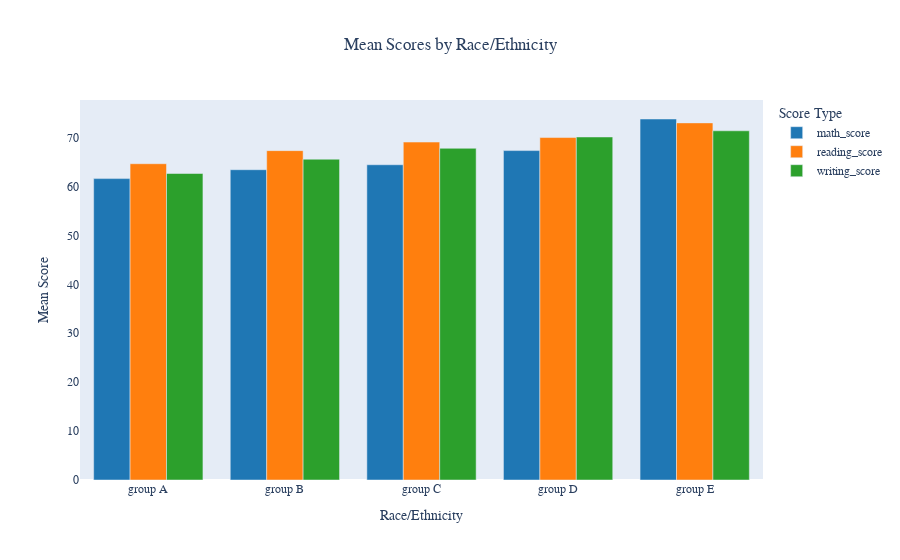

Notebook code cell kept with this figure:
### Markdown cell above
## **Fun Fact:**
>**Girl power dominates across all groups except for D and E! 💁♀️🌟 In those two groups, the boys take the lead with a greater number of male students compared to females. Looks like D and E are the zones where the guys hold sway! 🚹👑**

### Code cell
import plotly.express as px

# Grouping the data by race_ethnicity and calculating the mean of math, reading, and writing scores
grouped_df = df.groupby('race_ethnicity')[['math_score', 'reading_score', 'writing_score']].mean().reset_index()

# Melt the dataframe to long format for easier plotting
melted_df = pd.melt(grouped_df, id_vars='race_ethnicity', var_name='score_type', value_name='mean_score')

# Define color palette
colors = {'math_score': '#1f77b4', 'reading_score': '#ff7f0e', 'writing_score': '#2ca02c'}

# Using Plotly Express to create a grouped bar plot
fig = px.bar(melted_df, x='race_ethnicity', y='mean_score', color='score_type',
             title='Mean Scores by Race/Ethnicity',
             labels={'race_ethnicity': 'Race/Ethnicity', 'mean_score': 'Mean Score', 'score_type': 'Score Type'},
             barmode='group', color_discrete_map=colors)

# Customizing layout
fig.update_layout(
    xaxis=dict(title='Race/Ethnicity', showgrid=False),
    yaxis=dict(title='Mean Score', showgrid=False),
    legend_title='Score Type',
    title=dict(x=0.5),
    font=dict(family='Arial', size=12)
)

# Show the plot
fig.show()

### Figure 1 — Plotly figure (JSON) as saved in the notebook; plotly's stock layout.template omitted (floating-point values rounded to 4 significant figures)
{"data": [{"alignmentgroup": "True", "hovertemplate": "Score Type=math_score<br>Race/Ethnicity=%{x}<br>Mean Score=%{y}<extra></extra>", "legendgroup": "math_score", "marker": {"color": "#1f77b4", "pattern": {"shape": ""}}, "name": "math_score", "offsetgroup": "math_score", "orientation": "v", "showlegend": true, "textposition": "auto", "type": "bar", "x": ["group A", "group B", "group C", "group D", "group E"], "xaxis": "x", "y": [61.63, 63.45, 64.46, 67.36, 73.82], "yaxis": "y"}, {"alignmentgroup": "True", "hovertemplate": "Score Type=reading_score<br>Race/Ethnicity=%{x}<br>Mean Score=%{y}<extra></extra>", "legendgroup": "reading_score", "marker": {"color": "#ff7f0e", "pattern": {"shape": ""}}, "name": "reading_score", "offsetgroup": "reading_score", "orientation": "v", "showlegend": true, "textposition": "auto", "type": "bar", "x": ["group A", "group B", "group C", "group D", "group E"], "xaxis": "x", "y": [64.67, 67.35, 69.1, 70.03, 73.03], "yaxis": "y"}, {"alignmentgroup": "True", "hovertemplate": "Score Type=writing_score<br>Race/Ethnicity=%{x}<br>Mean Score=%{y}<extra></extra>", "legendgroup": "writing_score", "marker": {"color": "#2ca02c", "pattern": {"shape": ""}}, "name": "writing_score", "offsetgroup": "writing_score", "orientation": "v", "showlegend": true, "textposition": "auto", "type": "bar", "x": ["group A", "group B", "group C", "group D", "group E"], "xaxis": "x", "y": [62.67, 65.6, 67.83, 70.15, 71.41], "yaxis": "y"}], "layout": {"barmode": "group", "font": {"family": "Arial", "size": 12}, "legend": {"title": {"text": "Score Type"}, "tracegroupgap": 0}, "title": {"text": "Mean Scores by Race/Ethnicity", "x": 0.5}, "xaxis": {"anchor": "y", "domain": [0, 1], "showgrid": false, "title": {"text": "Race/Ethnicity"}}, "yaxis": {"anchor": "x", "domain": [0, 1], "showgrid": false, "title": {"text": "Mean Score"}}}}
